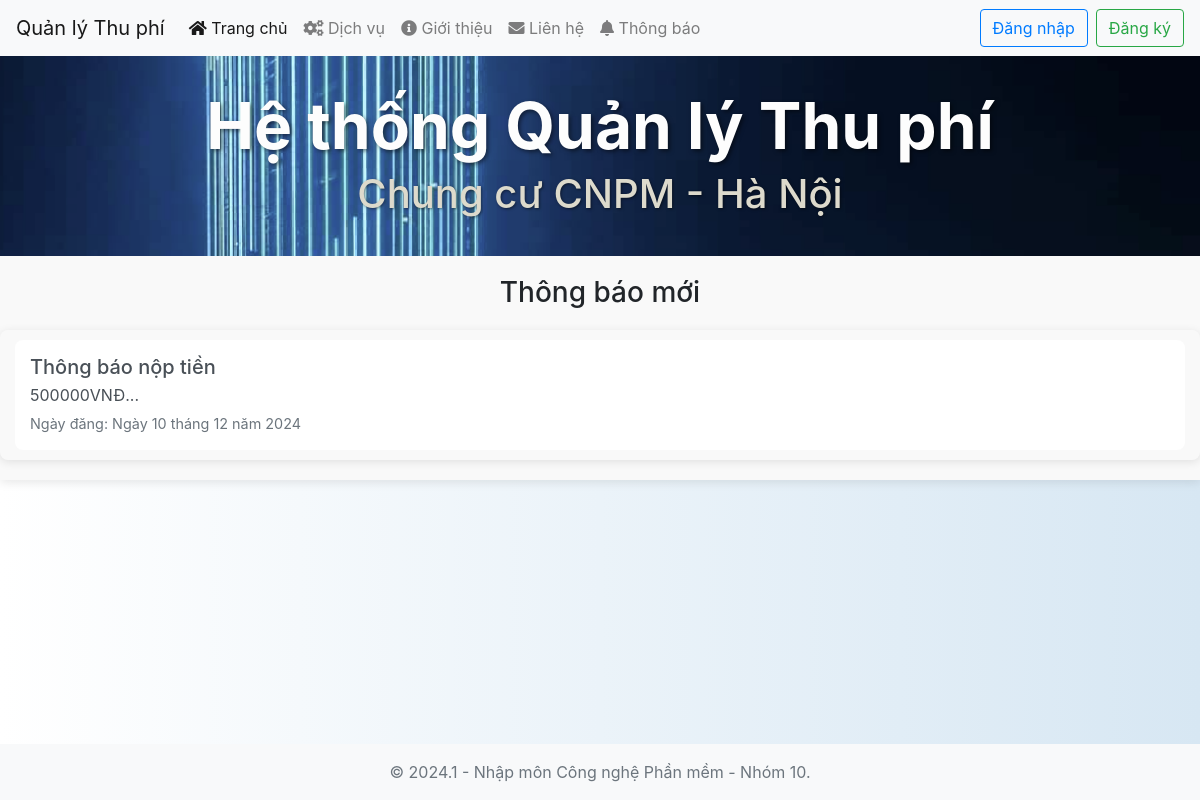
The app's page /, older data.
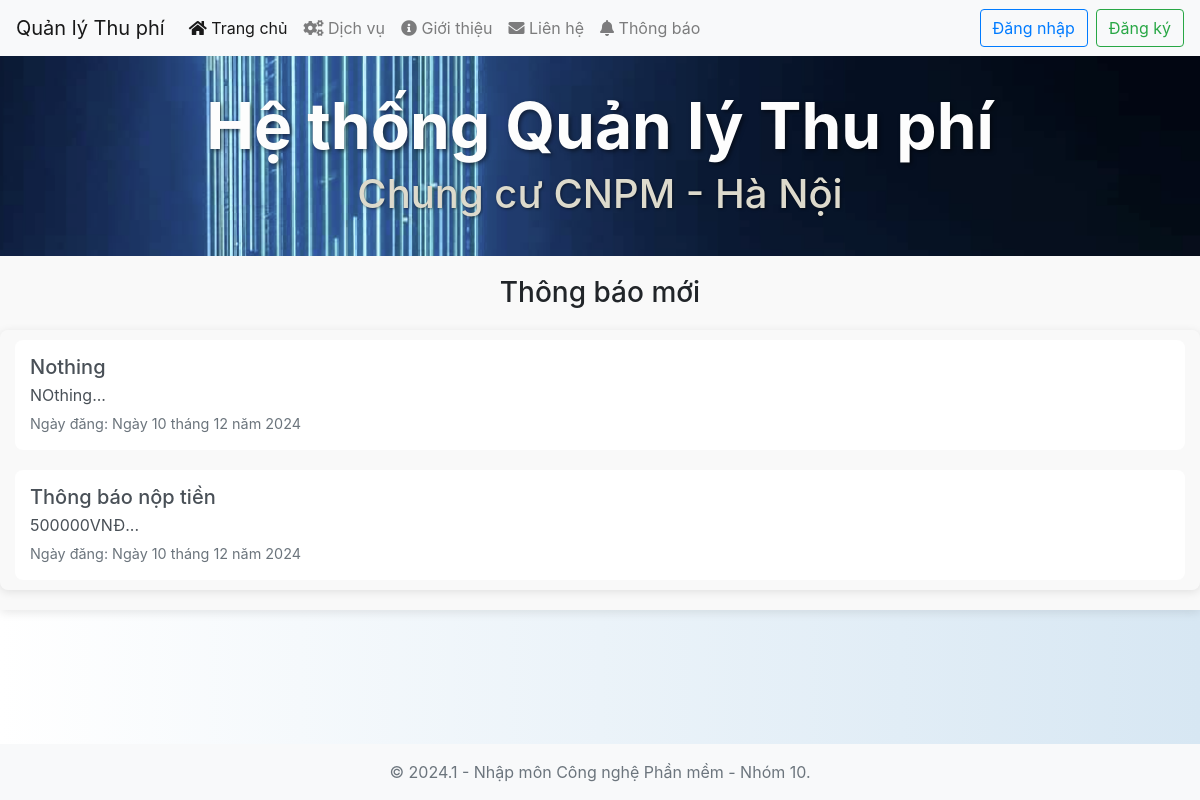
The same page, newer data.
### nmcnpmapp/models.py (models this page shows, shortened)
class Article(models.Model):
    title = models.CharField(max_length=255,verbose_name="Tiêu đề")
    content = models.TextField(verbose_name="Nội dung")
    date = models.DateField(auto_now_add=True,verbose_name="Ngày đăng")
    class Meta:
        verbose_name = "Thông báo"
        verbose_name_plural = "Quản lý thông báo"

### nmcnpmapp/views.py (the view)
# urls.py: path('', views.homepage_view, name='homepage'),
def homepage_view(request):
    articles = Article.objects.all().order_by('-date')
    return render(request, 'app/homepage.html', {'articles': articles})

### nmcnpmapp/templates/app/homepage.html (shortened to what this page needs)
<!DOCTYPE html>
<html lang="en">
    <head>
        {% load static %}
        <link rel="stylesheet" href="/static/css/msg.css">
        <link rel="stylesheet" href="{% static 'css/home.css' %}?v=8">
        <link rel="stylesheet" href="{% static 'css/newstyles.css' %}">
        <link rel="stylesheet" href="{% static 'css/responsive-tablet.css' %}">
        <link rel="stylesheet" href="{% static 'css/responsive-mobile.css' %}">
        <link rel="stylesheet" href="https://maxcdn.bootstrapcdn.com/bootstrap/4.5.2/css/bootstrap.min.css">
        <link rel="stylesheet" href="https://cdnjs.cloudflare.com/ajax/libs/toastr.js/latest/toastr.min.css">
        <link rel="stylesheet" href="https://cdnjs.cloudflare.com/ajax/libs/font-awesome/5.15.4/css/all.min.css" />
    </head>
<body>
    <nav class="navbar navbar-expand-lg navbar-light bg-light">
        <a class="navbar-brand" href="/">Quản lý Thu phí</a>
        <div class="collapse navbar-collapse" id="navbarNav">
            <ul class="navbar-nav mr-auto">
                <li class="nav-item active"><a class="nav-link" href="/"><i class="fas fa-home"></i> Trang chủ</a></li>
                <li class="nav-item"><a class="nav-link" href="/service"><i class="fas fa-cogs"></i> Dịch vụ</a></li>
                <li class="nav-item"><a class="nav-link" href="/about"><i class="fas fa-info-circle"></i> Giới thiệu</a></li>
                <li class="nav-item"><a class="nav-link" href="/contact"><i class="fas fa-envelope"></i> Liên hệ</a></li>
                <li class="nav-item"><a class="nav-link" href="/notification"><i class="fas fa-bell"></i> Thông báo</a></li>
            </ul>
            {% if user.is_authenticated %}
            <div class="navbar-nav ml-auto dropdown">
                <a class="nav-link dropdown-toggle" href="#" id="userDropdown" role="button" data-toggle="dropdown" aria-haspopup="true" aria-expanded="false">
                    Xin chào, {{ user.username }}
                </a>
                <div class="dropdown-menu dropdown-menu-right" aria-labelledby="userDropdown">
                    <a class="dropdown-item" href="/changepassword">Đổi mật khẩu</a>
                    <a class="dropdown-item" href="/logout">Đăng xuất</a>
                </div>
            </div>
            {% else %}
            <div class="navbar-nav ml-auto">
                <a class="btn btn-outline-primary mr-2" href="/login">Đăng nhập</a>
                <a class="btn btn-outline-success" href="/signup">Đăng ký</a>
            </div>
            {% endif %}
        </div>
    </nav>
    <header class="homepage-header">
        <div class="govuk-width-container">
            <div class="homepage-header__title-container">
                <h1 class="homepage-header__title">
                    Hệ thống Quản lý Thu phí
                </h1>
                <span class="homepage-header__intro">
                    Chung cư CNPM - Hà Nội
                </span>
            </div>
        </div>
    </header>
    <div class="notifications">
        <h3>Thông báo mới</h3>
        <div class="list-group">
            {% for article in articles|slice:":-1" %}
            <a href="#" class="list-group-item list-group-item-action" data-toggle="modal" data-target="#notificationModal{{ article.id }}">
                <h5 class="mb-1">{{ article.title }}</h5>
                <p class="mb-1">{{ article.content|slice:":50" }}...</p>
                <small>Ngày đăng: {{ article.date }}</small>
            </a>
            {% empty %}
            <p>Không có thông báo mới nào.</p>
            {% endfor %}
        </div>
    </div>
    <footer class="footer mt-auto py-3">
        <div class="container text-center">
            <span class="text-muted">© 2024.1 - Nhập môn Công nghệ Phần mềm - Nhóm 10.</span>
        </div>
    </footer>
</body>
</html>

Row changes from the older to the newer data that the page shows:
added Article: title "Nothing", content "NOthing", date "Ngày 10 tháng 12 năm 2024"
